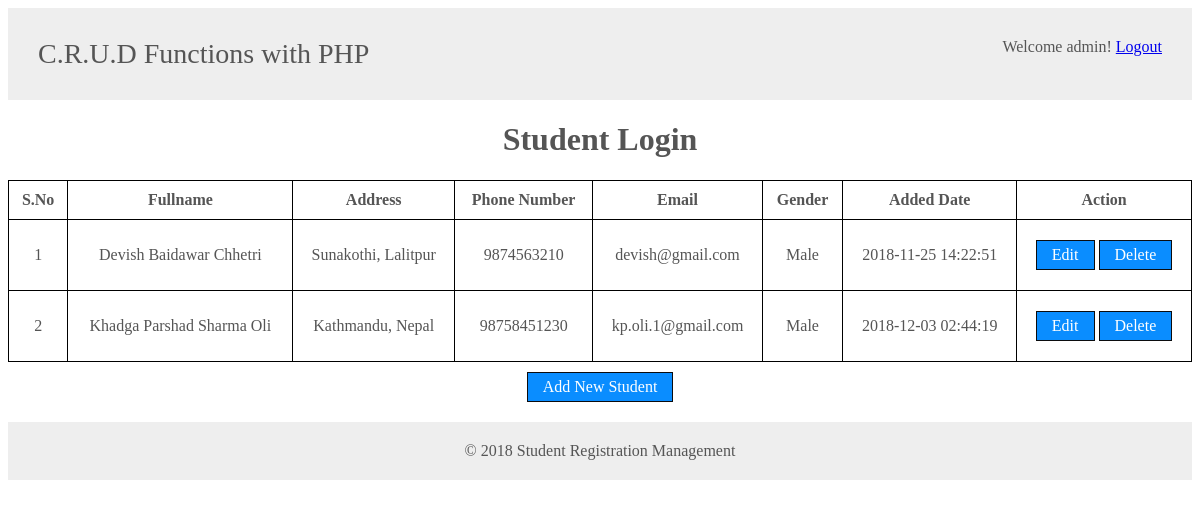
Before: /studentList.php (signed in) with the older database file.
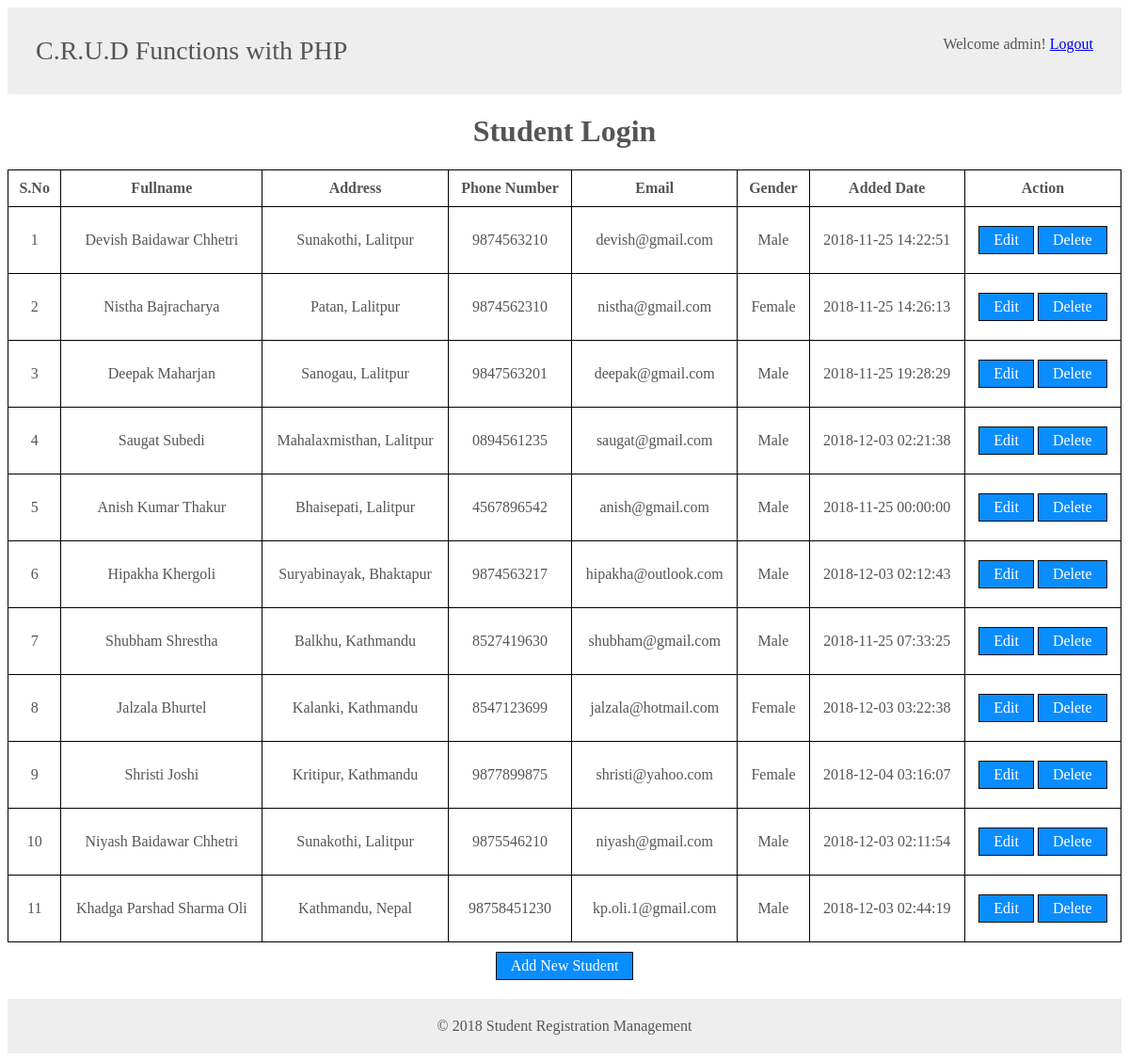
After: the same page with the newer database file.
### tables this page shows
CREATE TABLE `tbl_students` (
  `id` int(11) NOT NULL,
  `fullname` varchar(255) NOT NULL,
  `address` varchar(50) NOT NULL,
  `email` varchar(50) NOT NULL,
  `phone` varchar(15) NOT NULL,
  `gender` enum('Male','Female','Others') NOT NULL,
  `added_date` datetime NOT NULL
);

### studentList.php (the view, shortened to what this page needs)
<?php
    include ('includes/dbConnection.php');
    $userId = $_SESSION['loginuserid'];
    $query = "SELECT * FROM tbl_admin_logins WHERE id = $userId";
    $result = $conn->query($query);
    $row = $result->fetch_array();
?>
<html>
<head>
    <link rel="stylesheet" href="css/all.css">
</head>
<body>
<div class="container">
    <?php include 'includes/header.php'; ?>
    <h1>Student Login</h1>
    <table width="100%" cellspacing="1">
        <tr>
            <th>S.No</th>
            <th>Fullname</th>
            <th>Address</th>
            <th>Phone Number</th>
            <th>Email</th>
            <th>Gender</th>
            <th>Added Date</th>
            <th>Action</th>
        </tr>
        <?php
            $query = "SELECT * FROM tbl_students";
            $result = $conn->query($query);
            $i = 1;
            while ($row = $result->fetch_array()) {
        ?>
            <tr>
                <td><?php echo $i; ?></td>
                <td><?php echo $row['fullname']; ?></td>
                <td><?php echo $row['address']; ?></td>
                <td><?php echo $row['phone']; ?></td>
                <td><?php echo $row['email']; ?></td>
                <td><?php echo $row['gender']; ?></td>
                <td><?php echo $row['added_date']; ?></td>
                <td>
                    <a href="editStudent.php?edit=<?php echo $row['id']; ?>" class="btn">Edit</a>
                    <a href="delete.php?id=<?php echo $row['id']; ?>" class="btn">Delete</a>
                </td>
            </tr>
        <?php
            $i++;
            }
        ?>
    </table>
    <a href="addStudent.php" class="btn">Add New Student</a>
    <?php include 'includes/footer.php'; ?>
</div>
</body>
</html>

### includes/header.php
<header>
	<section class="left">
		C.R.U.D Functions with PHP
	</section>
	<section class="right">
		Welcome <?php echo $row['username']; ?>! <a href="logout.php">Logout</a>
	</section>
</header>

### includes/footer.php
<footer>&copy; 2018 Student Registration Management</footer>

### css/all.css (style rules this page uses)
* { box-sizing: border-box; }
body { font-family: Trebuchet MS; color: #555; }
table { background-color: #000; margin: 0 auto; }
td, th { background-color: #fff; padding: 10px; text-align: center; }
header { background-color: #eee; text-align: right; padding: 30px; overflow: hidden; }
header .left { font-size: 28px; float: left; }
header .right { float: right; }
.container { text-align: center; }
.btn { padding: 5px 15px; background-color: #0a8dff; border: 1px solid #0b0c0e; color: #fff; display: inline-block; margin: 10px 0 10px 0; text-decoration: none; cursor: pointer; }
footer { background-color: #eee; text-align: center; padding: 20px; margin-top: 10px; }

Changed rows visible on the page:
added tbl_students: fullname "Nistha Bajracharya", address "Patan, Lalitpur", phone "9874562310", email "nistha@gmail.com", gender "Female", added_date "2018-11-25 14:26:13"
added tbl_students: fullname "Deepak Maharjan", address "Sanogau, Lalitpur", phone "9847563201", email "deepak@gmail.com", gender "Male", added_date "2018-11-25 19:28:29"
added tbl_students: fullname "Saugat Subedi", address "Mahalaxmisthan, Lalitpur", phone "0894561235", email "saugat@gmail.com", gender "Male", added_date "2018-12-03 02:21:38"
added tbl_students: fullname "Anish Kumar Thakur", address "Bhaisepati, Lalitpur", phone "4567896542", email "anish@gmail.com", gender "Male", added_date "2018-11-25 00:00:00"
added tbl_students: fullname "Hipakha Khergoli", address "Suryabinayak, Bhaktapur", phone "9874563217", email "hipakha@outlook.com", gender "Male", added_date "2018-12-03 02:12:43"
added tbl_students: fullname "Shubham Shrestha", address "Balkhu, Kathmandu", phone "8527419630", email "shubham@gmail.com", gender "Male", added_date "2018-11-25 07:33:25"
added tbl_students: fullname "Jalzala Bhurtel", address "Kalanki, Kathmandu", phone "8547123699", email "jalzala@hotmail.com", gender "Female", added_date "2018-12-03 03:22:38"
added tbl_students: fullname "Shristi Joshi", address "Kritipur, Kathmandu", phone "9877899875", email "shristi@yahoo.com", gender "Female", added_date "2018-12-04 03:16:07"
added tbl_students: fullname "Niyash Baidawar Chhetri", address "Sunakothi, Lalitpur", phone "9875546210", email "niyash@gmail.com", gender "Male", added_date "2018-12-03 02:11:54"
